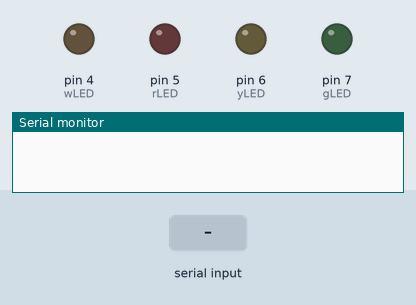
This sketch was run on a simulated Arduino Uno, built with avr-gcc and run on an emulated ATmega328P. Shown: output pins drawn as LEDs (lit = HIGH), the last lines printed to the serial monitor. The inputs (shaded band) are chosen by the test bench.

Above: at 1.2 s.
1.3 s: "a" received over Serial
At 2.1 s:
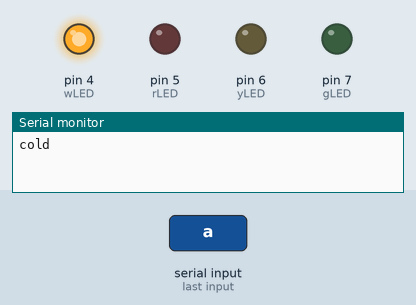
3.8 s: "b" received over Serial
At 4.6 s:
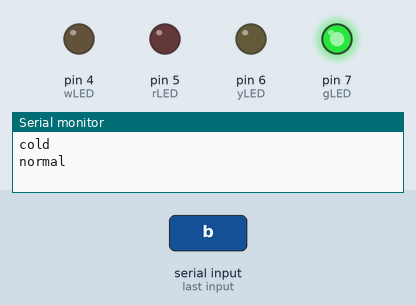
6.3 s: "c" received over Serial
At 7.1 s:
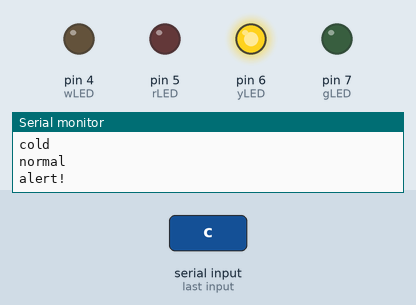
8.8 s: "d" received over Serial
At 9.6 s:
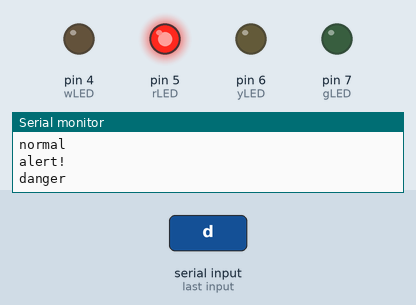
Timing chart, 0 to 11.8 s (numbered marks = the images above; inputs shaded):
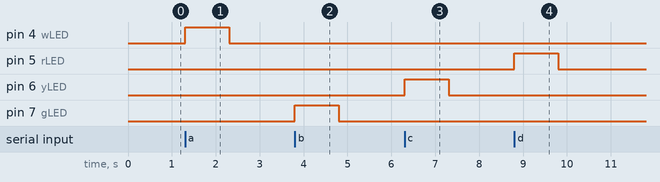

Measured:
- after the input at 1.3 s, pin 4 (wLED): LOW → HIGH at once, → LOW 1.0 s later
- after the input at 3.8 s, pin 7 (gLED): LOW → HIGH at once, → LOW 1.0 s later
- after the input at 6.3 s, pin 6 (yLED): LOW → HIGH at once, → LOW 1.0 s later
- after the input at 8.8 s, pin 5 (rLED): LOW → HIGH at once, → LOW 1.0 s later

The sketch:

temperaturni_alarm2.ino
```cpp
char input;
int wLED = 4;
int rLED = 5;
int yLED = 6;
int gLED = 7;

void blink(int LEDpin, char Array[7])
{
  digitalWrite(LEDpin, HIGH); //*LED on
  Serial.println(Array);
  delay(1000);
  digitalWrite(LEDpin, LOW); //*LED off
}

void setup()
{
  pinMode(wLED, OUTPUT);
  pinMode(rLED, OUTPUT);
  pinMode(yLED, OUTPUT);
  pinMode(gLED, OUTPUT);
  Serial.begin(9600);
}

void loop()
{
  {
    input=Serial.read();
    if(input=='a')
    {
      blink(wLED,"cold");
    }
    if(input=='b')
    {
      blink(gLED,"normal");
    }
    if(input=='c')
    {
      blink(yLED,"alert!");
    }
    if(input=='d')
    {
      blink(rLED,"danger");
    }
  }
}
```
